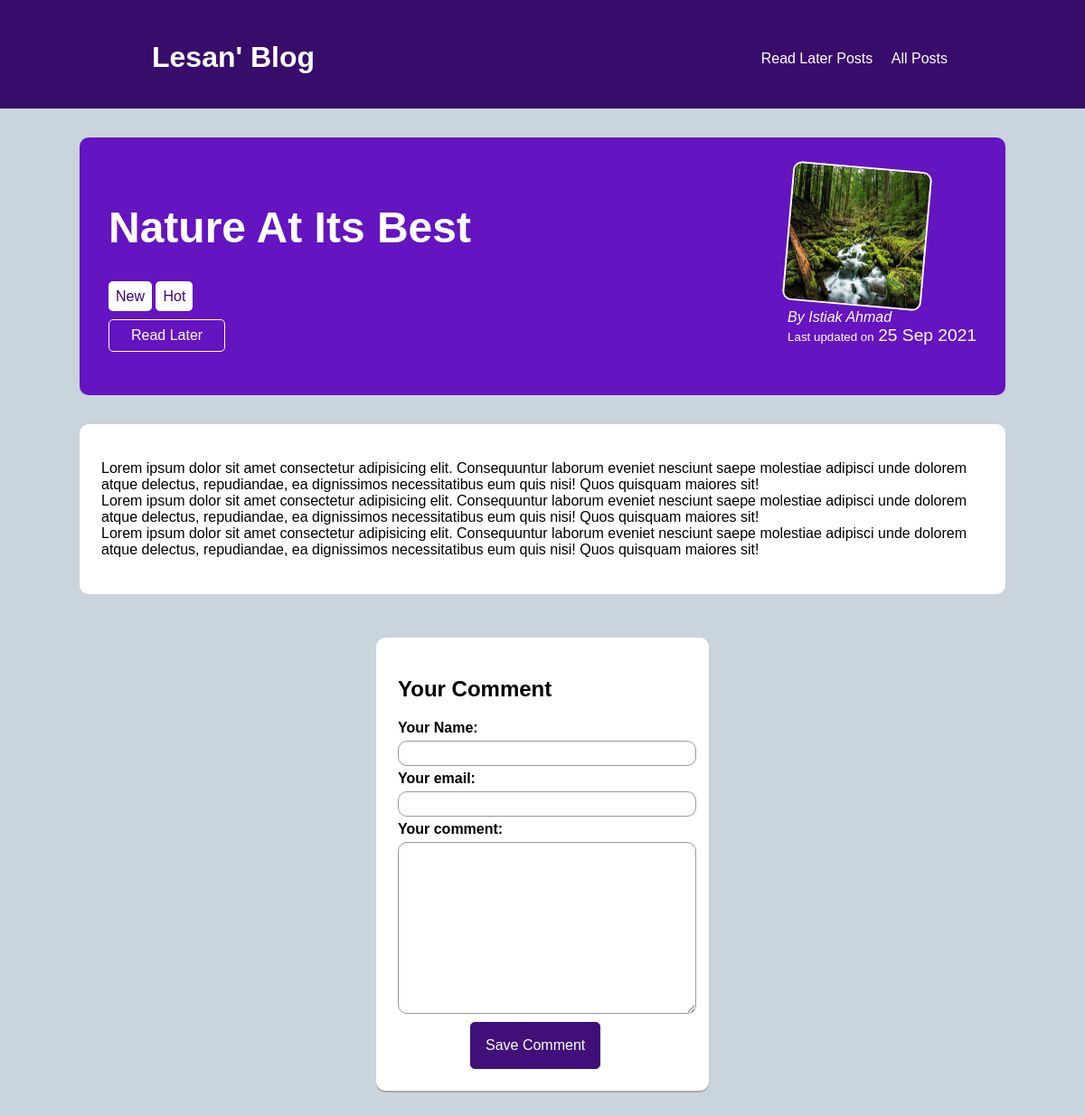
/nature-at-its-best, run on the app's committed database.
### blog/models.py (models this page shows, shortened)
class Post(models.Model):
    title = models.CharField(max_length=100)
    excerpt = models.CharField(max_length=1000)
    image = models.ImageField(upload_to="post-images", null=True)
    date = models.DateField(blank=True, null=True, auto_now=True, auto_now_add=False)
    slug = models.SlugField(unique=True) # if we add unique=true, don't nee {{db_index}}
    content = models.TextField() # screen shot -------------
    author = models.ForeignKey(Author, null=True, on_delete=models.SET_NULL, related_name="posts")
    tags = models.ManyToManyField(Tag, blank=True)
    class Meta:
        ordering = ['-date']
        verbose_name_plural = "Post"

class Tag(models.Model):
    caption = models.CharField(max_length=20)

class Author(models.Model):
    first_name = models.CharField(max_length=100)
    last_name = models.CharField(max_length=100)
    email = models.EmailField()
    class Meta:
        verbose_name_plural = "Author"
    def __str__(self):
        return f"{self.first_name} {self.last_name}"

### blog/views.py (the view, shortened to what this page needs)
# urls.py: path("<slug:slug>", views.PostDetailView.as_view(), name="post-detail"),
class PostDetailView(View):
    def is_stored_post(self, post_id):
        stored_posts = self.request.session.get("stored_posts")
        if stored_posts:
            is_stored = post_id in stored_posts
        else:
            is_stored = False
        return is_stored
    def get(self, request, slug):
        post_obj = get_object_or_404(Post, slug=slug)
        context = {
            "post" : post_obj,
            "is_stored" : self.is_stored_post(post_obj.id),
            "comments" : post_obj.comments.all().order_by("-id"),
            "post_tags" : post_obj.tags.all(),
            "comment_form" : CommentForm()
        }
        return render(request, "blog/post-detail.html", context)

### blog/forms.py
class CommentForm(forms.ModelForm):
    class Meta:
        model = Comment
        exclude = ["post"]
        labels = {
            "user_name" : "Your Name",
            "email" : "Your email",
            "text" : "Your comment"
        }

### blog/templates/blog/post-detail.html (shortened to what this page needs)
{% extends 'base.html' %}
{% load static %}
{% block css_page %}
    <link rel="stylesheet" href="{% static "blog/post-detail.css" %}">
{% endblock %}
{% block content %}
    <section class="summary">
        <div class="left-title">
            <h2>{{post.title}}</h2>
            <div>
                {% for tag in post_tags %}
                    <span id="tag">{{tag.caption}}</span>
                {% endfor %}
            </div>
            <div id="read_later">
                <form action="{% url "read-later" %}" method="post">
                    <button type="submit">
                        {% if is_stored %}
                            Remove From "Read Later" Lists
                        {% else %}
                            Read Later
                        {% endif %}
                    </button>
                </form>
            </div>
        </div>
        <div class="right-title">
            <img src="{{ post.image.url }}" alt="post-title">
            <address>By <a href="mailto:{{post.author.email}}">{{post.author}}</a></address>
            <div>
                <small>Last updated on</small> <big>{{post.date|date:"d M Y"}}</big>
            </div>
        </div>
    </section>
    <section id="article">
        {{ post.content|linebreaks  }}
    </section>
    <div id="comment-form">
        <h2>Your Comment</h2>
        <form action="{% url "post-detail" post.slug %}" method="post">
            {% for field in comment_form %}
                <div class="form-control">
                    {{field.label_tag}}
                    {{field}}
                </div>
            {% endfor %}
            <button type="submit">Save Comment</button>
        </form>
    </div>
{% endblock %}

### static/base.css (style rules this page uses)
body { font-family: sans-serif; background-color: rgb(201, 212, 221); }

### blog/static/blog/post-detail.css (style rules this page uses)
.summary, article { margin: 2rem 5rem; padding: 2rem; border-radius: 10px; }
.summary { display: flex; flex-direction: row; flex-wrap: wrap; justify-content: space-between; color: white; background-color: rgb(100, 20, 192); }
.summary > .left-title > h2 { margin: 2.5rem 0 1 rem; font-size: 3rem; }
#tag { padding: 0.5rem; background-color: white; color: #390281; border-radius: 5px; }
#read_later { margin: 1rem auto; }
#read_later button { background-color: transparent; border: 1px solid white; color: white; font: inherit; padding: 0.5rem 1.5rem; border-radius: 5px; cursor: pointer; }
.summary > .right-title > img { width: 150px; height: 150px; transform: rotateZ(5deg); border: 2.5px solid white; border-radius: 10px; }
.summary a { color: white; text-decoration: none; }
#article { margin: 1rem 5rem auto; padding: 1.5rem; max-height: 10rem; border-radius: 10px; background-color: white; }
#comment-form { margin: 3rem auto; padding: 1.5rem; border-radius: 10px; max-width: 20rem; background-color: white; box-shadow: 0 2px #aaaaaa; }
#comment-form button { margin: auto 5rem; padding: 1rem; border-radius: 5px; font-size: 1rem; color: white; background-color: rgb(65, 15, 122); border: 1px solid rgb(65, 15, 122); }
.form-control label { font-weight: bold; display: block; margin-bottom: 5px; }
.form-control input, .form-control textarea { width: 100%; padding: 0.25rem; margin-bottom: 5px; font: inherit; border-radius: 10px; border: 1px solid #999999; }

### data on the page
Post: title "Nature At Its Best", image (picture), author "Istiak Ahmad", date "25 Sep 2021", content "Lorem ipsum dolor sit amet consectetur adipisicing elit. Consequuntur laborum eveniet nesciunt saepe molestiae adipisci unde dolorem atque delectus, repudiandae, ea dignissimos necessitatibus eum quis nisi! Quos quisquam maiores sit! Lorem ipsum dolor sit amet consectetur adipisicing elit. Consequuntur laborum eveniet nesciunt saepe molestiae adipisci unde dolorem atque delectus, repudiandae, ea dignissimos necessitatibus eum quis nisi! Quos quisquam maiores sit! Lorem ipsum dolor sit amet consectetur adipisicing elit. Consequuntur laborum eveniet nesciunt saepe molestiae adipisci unde dolorem atque delectus, repudiandae, ea dignissimos necessitatibus eum quis nisi! Quos quisquam maiores…"
Tag: caption "New"
Tag: caption "Hot"

### other printed values
{{ field.label_tag }} "Your Name:" "Your email:" "Your comment:"
